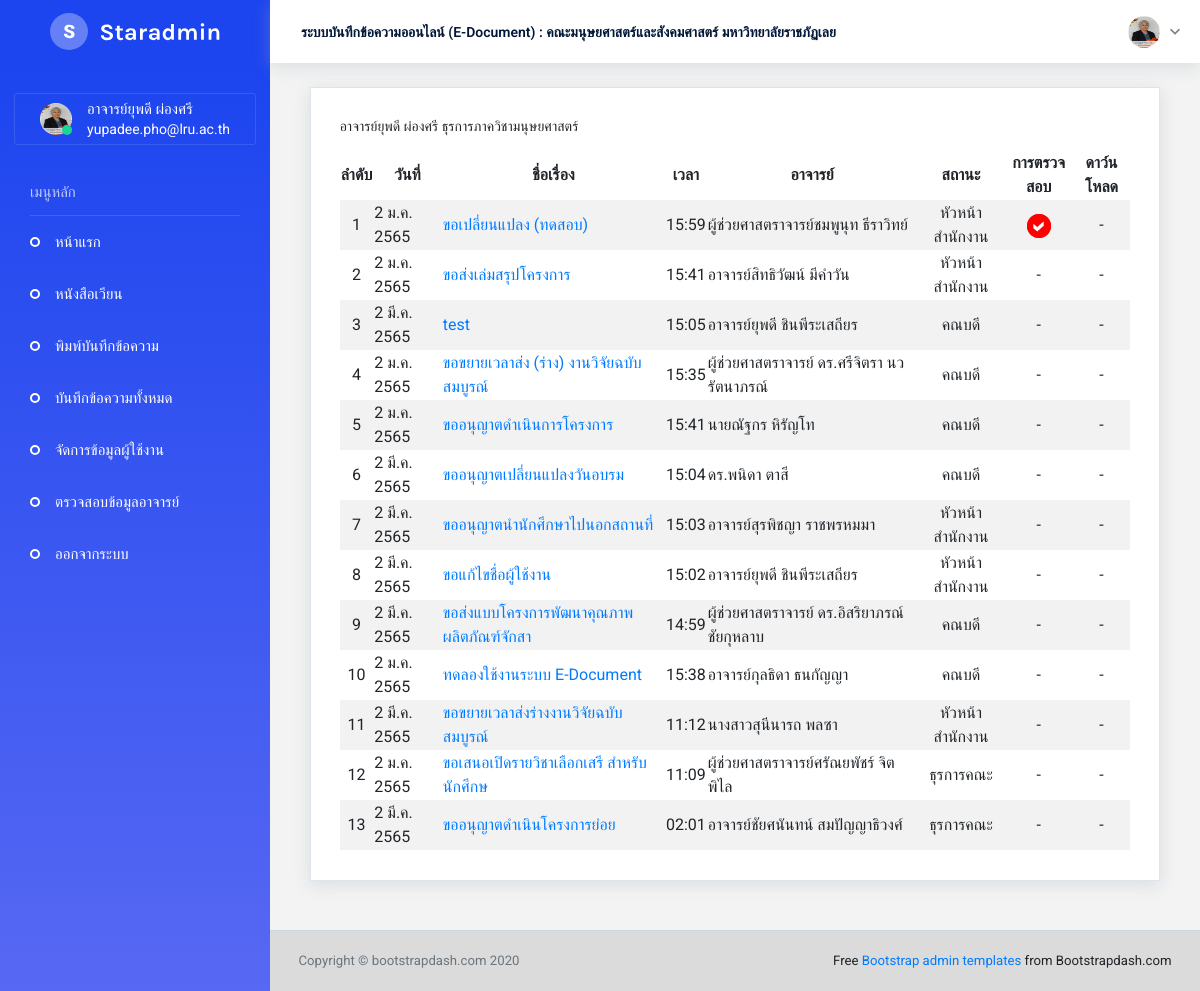
/officer-page.php (signed in), run on the app's committed database.
### tables this page shows
CREATE TABLE `member` (
  `id` int(4) NOT NULL,
  `field` varchar(100) NOT NULL,
  `name` varchar(100) NOT NULL,
  `email` varchar(100) NOT NULL,
  `pass` varchar(100) NOT NULL,
  `line_token` varchar(255) NOT NULL,
  `dep` varchar(100) NOT NULL,
  `status` char(1) NOT NULL,
  `image` varchar(100) NOT NULL,
  `rule` varchar(4) NOT NULL,
  `pass_update` char(1) NOT NULL
);

CREATE TABLE `memo` (
  `id` int(10) NOT NULL,
  `dep` varchar(100) NOT NULL,
  `field` varchar(100) NOT NULL,
  `user_id` varchar(10) NOT NULL,
  `memo_id` varchar(10) NOT NULL,
  `memo_num_dep` varchar(20) NOT NULL,
  `memo_date` varchar(50) NOT NULL,
  `title` varchar(200) NOT NULL,
  `paragraph1` text NOT NULL,
  `paragraph2` text NOT NULL,
  `paragraph3` text NOT NULL,
  `sign` varchar(100) NOT NULL,
  `time_user` varchar(50) NOT NULL,
  `sign_officer` varchar(250) NOT NULL,
  `time_officer` varchar(50) NOT NULL,
  `sign_officer1` varchar(250) NOT NULL,
  `time_officer1` varchar(50) NOT NULL,
  `name` varchar(250) NOT NULL,
  `position` varchar(250) NOT NULL,
  `status` char(1) NOT NULL,
  `status_edit` char(1) NOT NULL,
  `comment1` varchar(250) NOT NULL,
  `comment2` varchar(250) NOT NULL,
  `sign_depart` varchar(250) NOT NULL,
  `depart_opinion` text NOT NULL,
  `depart_opinion_time` varchar(50) NOT NULL,
  `memo_num_officer1` varchar(100) NOT NULL,
  `comment3` varchar(250) NOT NULL,
  `officer1_opinion` varchar(250) NOT NULL,
  `comment4` varchar(250) NOT NULL,
  `sign_head_officer` varchar(250) NOT NULL,
  `head_officer_opinion` text NOT NULL,
  `head_officer_opinion_time` varchar(100) NOT NULL,
  `sign_admin` varchar(250) NOT NULL,
  `admin_opinion` varchar(250) NOT NULL,
  `admin_opinion_time` varchar(100) NOT NULL,
  `comment5` varchar(250) NOT NULL
);

### officer-page.php (the view, shortened to what this page needs)
<?php
    include_once('connect.php');
    $id = $_SESSION["id"];
	$sql = "SELECT * FROM member WHERE id = ? ";
	$stmt = $conn->prepare($sql);
	$stmt->bind_param('s', $id);
	$stmt ->execute();
	$result = $stmt->get_result();
	$row = $result->fetch_assoc();
    $dep = $row["dep"];
?>
<!DOCTYPE html>
<html lang="en">
  <head>
    <link rel="stylesheet" href="assets/vendors/iconfonts/mdi/css/materialdesignicons.min.css">
    <link rel="stylesheet" href="assets/vendors/iconfonts/ionicons/dist/css/ionicons.css">
    <link rel="stylesheet" href="assets/vendors/iconfonts/flag-icon-css/css/flag-icon.min.css">
    <link rel="stylesheet" href="assets/vendors/css/vendor.bundle.base.css">
    <link rel="stylesheet" href="assets/vendors/css/vendor.bundle.addons.css">
    <link rel="stylesheet" href="assets/css/shared/style.css">
    <link rel="stylesheet" href="assets/css/demo_1/style.css">
  </head>
  <body>
    <div class="container-scroller">
      <nav class="navbar default-layout col-lg-12 col-12 p-0 fixed-top d-flex flex-row">
        <div class="text-center navbar-brand-wrapper d-flex align-items-top justify-content-center">
          <a class="navbar-brand brand-logo" href="index.html">
            <img src="assets/images/logo.svg" alt="logo" /> </a>
        </div>
        <div class="navbar-menu-wrapper d-flex align-items-center">
          <ul class="navbar-nav">
            <li class="nav-item font-weight-semibold d-none d-lg-block">ระบบบันทึกข้อความออนไลน์ (E-Document) : คณะมนุษยศาสตร์และสังคมศาสตร์ มหาวิทยาลัยราชภัฏเลย</li>
          </ul>
          <ul class="navbar-nav ml-auto">
            <li class="nav-item dropdown d-none d-xl-inline-block user-dropdown">
              <a class="nav-link dropdown-toggle" id="UserDropdown" href="#" data-toggle="dropdown" aria-expanded="false">
                <img class="img-xs rounded-circle" src="assets/images/user/<?php echo $row["image"];?>" alt="Profile image"> </a>
            </li>
          </ul>
        </div>
      </nav>
      <div class="container-fluid page-body-wrapper">
        <nav class="sidebar sidebar-offcanvas" id="sidebar">
          <ul class="nav">
            <li class="nav-item nav-profile">
              <a href="#" class="nav-link">
                <div class="profile-image">
                  <img class="img-xs rounded-circle" src="assets/images/user/<?php echo $row["image"];?>" alt="Profile image" alt="profile image">
                  <div class="dot-indicator bg-success"> </div>
                </div>
                <div class="text-wrapper">
                  <p class="profile-name"><?php echo $row["name"];?></p>
                  <p class="designation"><?php echo $row["email"];?></p>
                </div>
              </a>
            </li>
            <li class="nav-item nav-category">เมนูหลัก</li>
            <li class="nav-item">
              <a class="nav-link" href="officer-page.php">
                <span class="menu-title">หน้าแรก</span>
              </a>
            </li>
			<li class="nav-item">
              <a class="nav-link" href="letter-add.php">
                <span class="menu-title">หนังสือเวียน</span>
              </a>
            </li>
            <li class="nav-item">
              <a class="nav-link" href="user-officer-page.php">
                <span class="menu-title">พิมพ์บันทึกข้อความ</span>
              </a>
            </li>
            <li class="nav-item">
              <a class="nav-link" href="officer-page.php">
                <span class="menu-title">บันทึกข้อความทั้งหมด</span>
              </a>
            </li>
            <li class="nav-item">
              <a class="nav-link" href="all-member-menament.php">
                <span class="menu-title">จัดการข้อมูลผู้ใช้งาน</span>
              </a>
            </li>
            <li class="nav-item">
              <a class="nav-link" href="officer-check-email.php">
                <span class="menu-title">ตรวจสอบข้อมูลอาจารย์</span>
              </a>
            </li>
            <li class="nav-item">
              <a class="nav-link" href="sign-out.php">
                <span class="menu-title">ออกจากระบบ</span>
              </a>
            </li>
          </ul>
        </nav>
        <?php
          $sql="SELECT * FROM memo WHERE dep='$dep' ORDER BY id DESC";
          $query = mysqli_query($conn,$sql);
        ?>
        <div class="main-panel">
          <div class="content-wrapper">
              <div class="col-lg-12 grid-margin stretch-card">
                <div class="card">
                  <div class="card-body">
                    <h4 class="card-title"><?php echo $row["name"];?> ธุรการ<?php echo $row["dep"];?></h4>
                    <table class="table-striped">
                      <thead>
                        <tr align="center">
                          <th> ลำดับ </th>
                          <th> วันที่ </th>
                          <th> ชื่อเรื่อง </th>
                          <th> เวลา </th>
                          <th> อาจารย์ </th>
                          <th> สถานะ </th>
                          <th> การตรวจสอบ </th>
                          <th> ดาว์นโหลด </th>
                       </tr>
                      </thead>
                      <tbody>
                        <?php
                        $i = 1;
                        while($result=mysqli_fetch_array($query,MYSQLI_ASSOC))
                        {
                        ?>
                        <tr>
                          <td class="py-1" align="center"><?php echo $i;?></td>
                          <td><?php echo $result["memo_date"];?></td>
                          <td><a href="officer-page-check.php?memo_id=<?php echo $result["memo_id"];?>&user_id=<?php echo $result["user_id"];?>"><?php echo mb_substr($result["title"],0,40,'UTF-8');?></a></td>
                          <td><?php echo $result["time_user"];?></td>
                          <td><?php echo $result["name"];?></td>
                          <td align="center">
                            <?php
                            $status = $result["status"];;
                            if ($status == "1") {
                              echo "หัวหน้าภาค";
                            } elseif ($status == "2") {
                              echo "ธุรการคณะ";
                            } elseif ($status == "3") {
                              echo "หัวหน้าสำนักงาน";
                            } elseif ($status == "4") {
                              echo "คณบดี";
                            } elseif ($status == "5") {
                              echo "<img src='assets/images/complete.png' alt=''/>";
                            } else {
                              echo "ธุรการภาค";
                            }
                            ?>
                          </td>
                          <td align="center">
                            <?php
                            $status_edit = $result["status_edit"];;
                            if ($status_edit == "1") {
                              echo "<img src='assets/images/edit-1.png' alt=''/>";
                            } elseif ($status_edit == "2") {
                              echo "<img src='assets/images/edited.png' alt=''/>";
                            } else {
                              echo "-";
                            }
                            ?>
                          </td>
                          <td align="center">
                            <?php
                            $status = $result["status"];;
                            if ($status == "5") {
                              echo "<a href='Template.php?memo_id=$result[memo_id]'><img src='assets/images/download.png' alt=''/></a>";
                            } else {
                              echo "-";
                            }
                            ?>
                          </td>
                        </tr>
                        <?php
                            $i++;
                        }
                        ?>
                      </tbody>
                    </table>
                  </div>
                </div>
              </div>
          </div>
          <footer class="footer">
            <div class="container-fluid clearfix">
              <span class="text-muted d-block text-center text-sm-left d-sm-inline-block">Copyright © bootstrapdash.com 2020</span>
              <span class="float-none float-sm-right d-block mt-1 mt-sm-0 text-center"> Free <a href="https://www.bootstrapdash.com/bootstrap-admin-template/" target="_blank">Bootstrap admin templates</a> from Bootstrapdash.com</span>
            </div>
          </footer>
        </div>
      </div>
    </div>
  </body>
</html>

### data on the page
member: image (picture), name "อาจารย์ยุพดี ผ่องศรี", email "yupadee.pho@lru.ac.th", dep "ภาควิชามนุษยศาสตร์"
memo: memo_date "2 ม.ค. 2565", title "ขอเปลี่ยนแปลง (ทดสอบ)", time_user "15:59", name "ผู้ช่วยศาสตราจารย์ชมพูนุท ธีราวิทย์", status "หัวหน้าสำนักงาน"
memo: memo_date "2 ม.ค. 2565", title "ขอส่งเล่มสรุปโครงการ", time_user "15:41", name "อาจารย์สิทธิวัฒน์ มีคำวัน", status "หัวหน้าสำนักงาน"
memo: memo_date "2 มี.ค. 2565", title "test", time_user "15:05", name "อาจารย์ยุพดี ชินพีระเสถียร", status "คณบดี"
memo: memo_date "2 ม.ค. 2565", title "ขอขยายเวลาส่ง (ร่าง) งานวิจัยฉบับสมบูรณ์", time_user "15:35", name "ผู้ช่วยศาสตราจารย์ ดร.ศรีจิตรา นวรัตนาภรณ์", status "คณบดี"
memo: memo_date "2 ม.ค. 2565", title "ขออนุญาตดำเนินการโครงการ", time_user "15:41", name "นายณัฐกร หิรัญโท", status "คณบดี"
memo: memo_date "2 มี.ค. 2565", title "ขออนุญาตเปลี่ยนแปลงวันอบรม", time_user "15:04", name "ดร.พนิดา ตาสี", status "คณบดี"
memo: memo_date "2 มี.ค. 2565", title "ขออนุญาตนำนักศึกษาไปนอกสถานที่", time_user "15:03", name "อาจารย์สุรพิชญา ราชพรหมมา", status "หัวหน้าสำนักงาน"
memo: memo_date "2 มี.ค. 2565", title "ขอแก้ไขชื่อผู้ใช้งาน", time_user "15:02", name "อาจารย์ยุพดี ชินพีระเสถียร", status "หัวหน้าสำนักงาน"
memo: memo_date "2 มี.ค. 2565", title "ขอส่งแบบโครงการพัฒนาคุณภาพผลิตภัณฑ์จักสา", time_user "14:59", name "ผู้ช่วยศาสตราจารย์ ดร.อิสริยาภรณ์ ชัยกุหลาบ", status "คณบดี"
memo: memo_date "2 ม.ค. 2565", title "ทดลองใช้งานระบบ E-Document", time_user "15:38", name "อาจารย์กุลธิดา ธนกัญญา", status "คณบดี"
memo: memo_date "2 มี.ค. 2565", title "ขอขยายเวลาส่งร่างงานวิจัยฉบับสมบูรณ์", time_user "11:12", name "นางสาวสุนีนารถ พลซา", status "หัวหน้าสำนักงาน"
memo: memo_date "2 ม.ค. 2565", title "ขอเสนอเปิดรายวิชาเลือกเสรี สำหรับนักศึกษ", time_user "11:09", name "ผู้ช่วยศาสตราจารย์ศรัณยพัชร์ จิตพิไล", status "ธุรการคณะ"
memo: memo_date "2 มี.ค. 2565", title "ขออนุญาตดำเนินโครงการย่อย", time_user "02:01", name "อาจารย์ชัยศนันทน์ สมปัญญาธิวงศ์", status "ธุรการคณะ"
